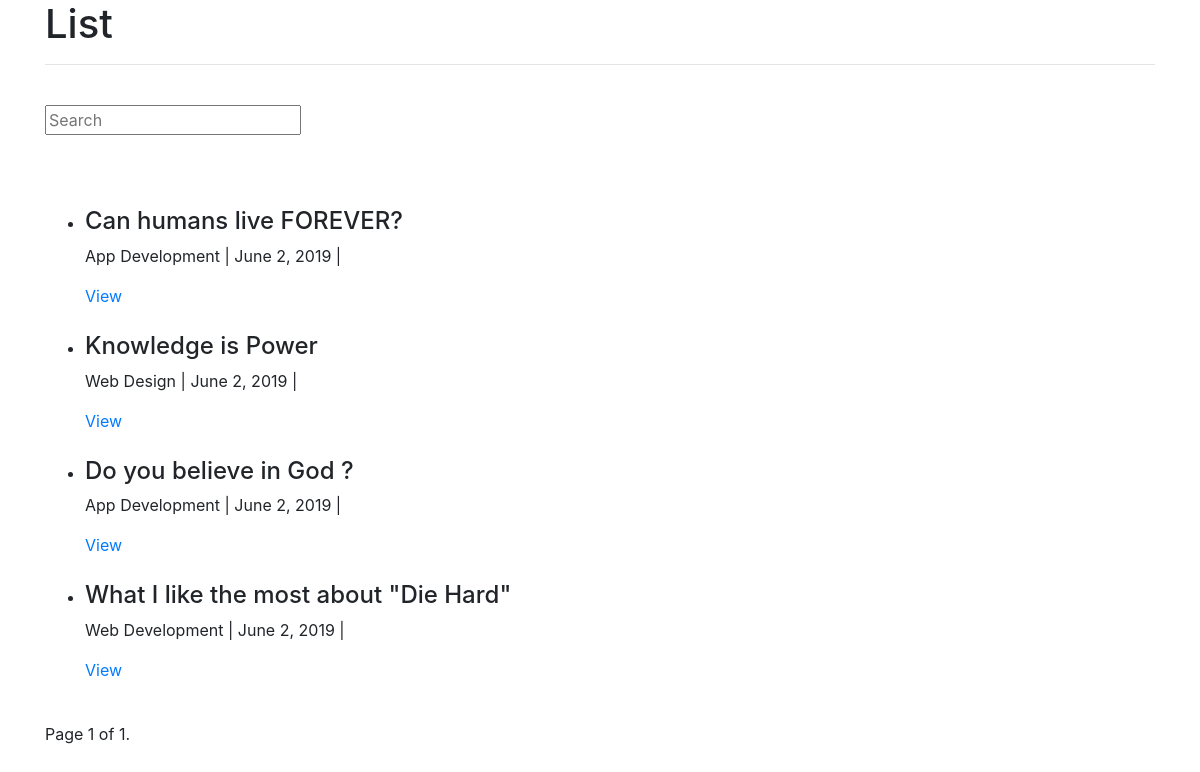
/posts/, run on an earlier commit of the app's database.
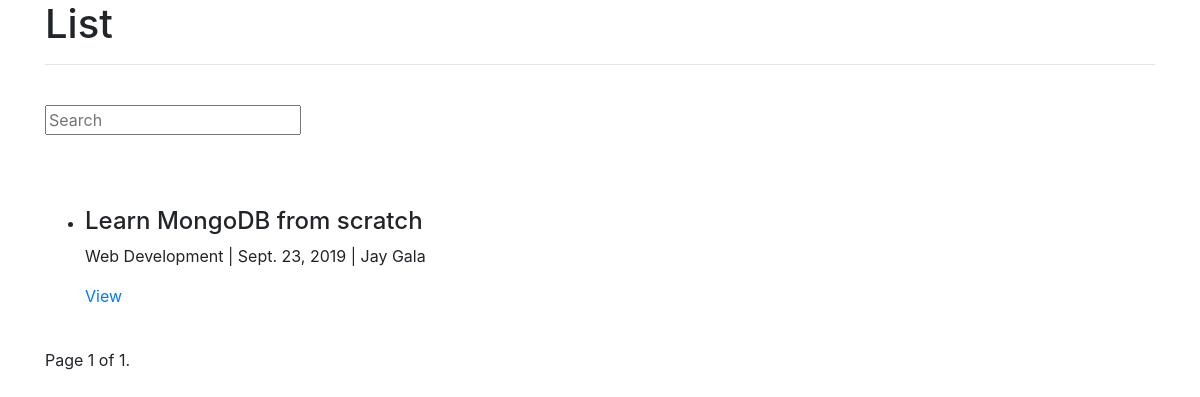
And on a later commit of the database.
### blog/models.py (models this page shows, shortened)
class Post(models.Model):
    author = models.ForeignKey(UserProfile, on_delete=models.CASCADE)
    title = models.CharField(max_length=255)
    cover = models.ImageField(upload_to=upload_location, blank=True)
    content = models.TextField()
    slug = models.SlugField(blank=True)
    technologies = MultiSelectField(choices=TECHNOLOGIES_CHOICES)
    draft = models.BooleanField(default=False)
    publish = models.DateField()
    updated = models.DateTimeField(auto_now=True)
    timestamp = models.DateTimeField(auto_now_add=True)
    objects = PostManager()
    class Meta:
        ordering = ["-timestamp", "-updated"]

### profiles/models.py (models this page shows, shortened)
class UserProfile(models.Model):
    user = models.OneToOneField(User, on_delete=models.CASCADE, primary_key=True)
    profile_pic = models.ImageField(upload_to=upload_location, blank=True)
    bio = models.CharField(max_length=255, blank=True)
    date_joined = models.DateField()
    date_passed = models.DateField()
    stack = MultiSelectField(choices=STACK_CHOICES, max_choices=2)
    github_link = models.CharField(max_length=255, blank=True)
    linkedin_link = models.CharField(max_length=255, blank=True)
    updated = models.DateTimeField(auto_now=True)
    timestamp = models.DateTimeField(auto_now_add=True)
    def __str__(self):
        return f"{self.user.first_name} {self.user.last_name}"

### blog/views.py (the view)
# urls.py: path('', post_list, name='list'),
def post_list(request):
    queryset_list = Post.objects.published()
    query = request.GET.get("q", None)
    if query:
        queryset_list = queryset_list.filter(Q(title__icontains=query) | Q(content__icontains=query) | Q(
            author__user__first_name__icontains=query) | Q(author__user__last_name__icontains=query) | Q(
            technologies__icontains=query)).distinct()
    paginator = Paginator(queryset_list, 10)
    page = request.GET.get('page')
    post_list = paginator.get_page(page)
    context = {
        "title": "List",
        "post_list": post_list,
    }
    if request.user.is_authenticated:
        context["user"] = True
    else:
        context["user"] = False
    return render(request, "blog/post_list.html", context)

### blog/models.py (called while the page is built)
    def published(self, *args, **kwargs):
        return Post.objects.all().filter(draft=False).filter(publish__lte=timezone.now())

### templates/blog/post_list.html (shortened to what this page needs)
{% extends 'base.html' %}
{% block content %}
<h1>{{ title }}</h1>
<hr />
<br />
{% include 'search.html' %}
<br />
<br />
<br />
{% if post_list %}
<ul>
  {% for post in post_list %}
  <li>
    <h4>{{ post.title }}</h4>
    <p>{{ post.technologies }} | {{ post.publish }} | {{ post.author }}</p>
    <a href="{% url 'posts:detail' slug=post.slug %}">View</a>
  </li>
  <br />
  {% endfor %}
</ul>
{% else %}
<h4>No posts</h4>
{% endif %}
<div class="pagination">
  <span class="step-links">
    <span class="current">
      Page {{ post_list.number }} of {{ post_list.paginator.num_pages }}.
    </span>
  </span>
</div>
{% endblock content %}

What changed in the data, as far as the page shows it:
removed Post: title "Can humans live FOREVER?", technologies "App Development", publish "June 2, 2019"
removed Post: title "Knowledge is Power", technologies "Web Design", publish "June 2, 2019"
removed Post: title "Do you believe in God ?", technologies "App Development", publish "June 2, 2019"
changed Post "Web Development": title "What I like the most about \"Die Hard\"" → "Learn MongoDB from scratch"; publish "June 2, 2019" → "Sept. 23, 2019"; author (not shown) → "Jay Gala"
